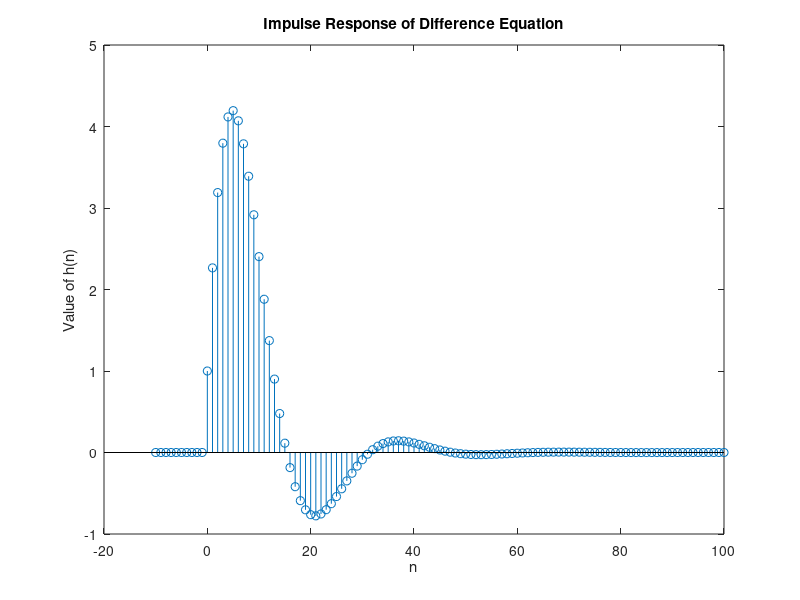

Write MATLAB code to recreate this figure.
disp("Question 2");
clear;

n0offset = 10; %Index 11 is 'n0'

y_coeff = [1, -1.8*cos(pi/16), 0.81]; %feedback coeff
x_coeff = [1, 0.5]; %feedforward coeff

ddelta = [zeros(1, 10), 1, zeros(1, 100)]; %h over nE[-10, 100]

h = filter(x_coeff, y_coeff, ddelta); %ff_coef, fb_coef, impulse

stem(-10:100, h);
title("Impulse Response of Difference Equation");
xlabel("n");
ylabel("Value of h(n)");

%print(gcf, '-dpng', 'handin2.png') %Save as png


%stem(fft(h(n0offset+1:110))); %Shows the frequency response plot